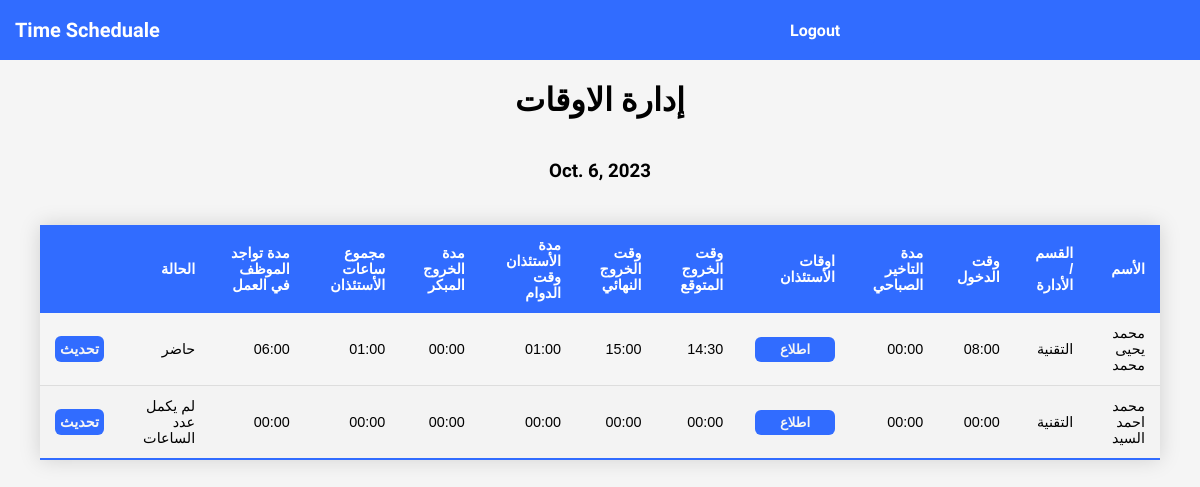
The page /managment/ on the database its author committed.
### employee/models.py (models this page shows, shortened)
class Employee(models.Model):
    name = models.CharField(max_length=300, null=True, blank=True)
    civil_id = models.CharField(max_length=300, null=True, blank=True)
    department = models.CharField(max_length=300, null=True, blank=True)
    enterance_time = models.TimeField(default=time(0,0) , null=True, blank=True)
    permission_leaving_time = models.TimeField(default=time(0,0), null=True, blank=True)
    permission_entering_time = models.TimeField(default=time(0,0), null=True, blank=True)
    is_permit_private_1 = models.BooleanField(default=True, null=True, blank=True)
    is_permit_hospital_1 = models.BooleanField(default=False, null=True, blank=True)
    is_permit_official_1 = models.BooleanField(default=False, null=True, blank=True)
    permission_leaving_time_2 = models.TimeField(default=time(0,0), null=True, blank=True)
    permission_entering_time_2 = models.TimeField(default=time(0,0), null=True, blank=True)
    is_permit_private_2 = models.BooleanField(default=True, null=True, blank=True)
    is_permit_hospital_2 = models.BooleanField(default=False, null=True, blank=True)
    is_permit_official_2 = models.BooleanField(default=False, null=True, blank=True)
    permission_leaving_time_3 = models.TimeField(default=time(0,0), null=True, blank=True)
    permission_entering_time_3 = models.TimeField(default=time(0,0), null=True, blank=True)
    is_permit_private_3 = models.BooleanField(default=True, null=True, blank=True)
    is_permit_hospital_3 = models.BooleanField(default=False, null=True, blank=True)
    is_permit_official_3 = models.BooleanField(default=False, null=True, blank=True)
    final_leaving_time = models.TimeField(default=time(0,0),null=True, blank=True)
    created_date = models.DateTimeField(default=timezone.now)
    def calculate_morning_delay_time(self):
        if self.enterance_time > time(8,30):
            datetime1 = datetime.combine(datetime.today(), self.enterance_time)
            datetime2 = datetime.combine(datetime.today(), time(8, 30))
            time_difference = datetime1 - datetime2
            hours, remainder = divmod(time_difference.seconds, 3600)
            minutes, _ = divmod(remainder, 60)
            formatted_time = f'{hours:02}:{minutes:02}'
            return formatted_time
        else:
            return "00:00"
    def expected_leaving_time(self):
        if self.enterance_time == time(0,0):
            return "00:00"
        elif self.enterance_time <= time(8):
            return "14:30"
    def permission_duration(self):
        permit1_datetime1 = datetime.combine(datetime.today(), self.permission_entering_time)
        permit1_datetime2 = datetime.combine(datetime.today(), self.permission_leaving_time)
        if self.is_permit_private_1 == True:
            time_difference_1 = permit1_datetime1 - permit1_datetime2
        else:
            time_difference_1 = timedelta(hours=0, minutes=0)
        permit2_datetime1 = datetime.combine(datetime.today(), self.permission_entering_time_2)
        permit2_datetime2 = datetime.combine(datetime.today(), self.permission_leaving_time_2)
        if self.is_permit_private_2 == True:
            time_difference_2 = permit2_datetime1 - permit2_datetime2
        else:
            time_difference_2 = timedelta(hours=0, minutes=0)
        permit3_datetime1 = datetime.combine(datetime.today(), self.permission_entering_time_3)
        permit3_datetime2 = datetime.combine(datetime.today(), self.permission_leaving_time_3)
        if self.is_permit_private_3 == True:
            time_difference_3 = permit3_datetime1 - permit3_datetime2
        else:
            time_difference_3 = timedelta(hours=0, minutes=0)
        total = time_difference_1 + time_difference_2 + time_difference_3
        hours, remainder = divmod(total.seconds, 3600)
        minutes, _ = divmod(remainder, 60)
        formatted_time = f'{hours:02}:{minutes:02}'
        return formatted_time
    def early_leaving_time(self):
        time_difference = timedelta(hours=0, minutes=0)
        format_string = "%H:%M"
        h_expecting_time = datetime.strptime(self.expected_leaving_time(), format_string).time()
        i_final_leaving_time = self.final_leaving_time
        if i_final_leaving_time <= time(15,0):
            if i_final_leaving_time == time(0,0):
                time_difference = timedelta(hours=0, minutes=0)
            elif i_final_leaving_time <= time(14,30):
                time_difference = datetime.combine(datetime.today(), h_expecting_time) - datetime.combine(datetime.today(), i_final_leaving_time)
            elif i_final_leaving_time  >= h_expecting_time:
                time_difference = timedelta(hours=0, minutes=0)
            else:
                time_difference = datetime.combine(datetime.today(), h_expecting_time) - datetime.combine(datetime.today(), i_final_leaving_time)
        else:
            time_difference = timedelta(hours=0, minutes=0)
        result_time = "{:02}:{:02}".format(time_difference.seconds // 3600, (time_difference.seconds // 60) % 60)
        return(result_time)
    def whole_permission_duration(self):
        format_string = "%H:%M"
        delay_morning= datetime.strptime(self.calculate_morning_delay_time(), format_string).time()
        permission_duration = datetime.strptime(self.permission_duration(), format_string).time()
        early_leaving = datetime.strptime(self.early_leaving_time(), format_string).time()
        total_seconds = delay_morning.hour * 3600 + delay_morning.minute * 60 + delay_morning.second + \
                permission_duration.hour * 3600 + permission_duration.minute * 60 + permission_duration.second + \
                early_leaving.hour * 3600 + early_leaving.minute * 60 + early_leaving.second
        hours, remainder = divmod(total_seconds, 3600)
        minutes, seconds = divmod(remainder, 60)
        sum_time = timedelta(hours=hours, minutes=minutes, seconds=seconds)
        result_time = "{:02}:{:02}".format(sum_time.seconds // 3600, (sum_time.seconds // 60) % 60)
        return result_time
    def staying_in_job_duration(self):
        format_string = "%H:%M"
        enterance_time_value = datetime.combine(datetime.today(), self.enterance_time)
        final_leaving_time = datetime.combine(datetime.today(), self.final_leaving_time)
        permission_duration_str = self.permission_duration()
        permission_duration_parts = permission_duration_str.split(":")
        permission_duration_timedelta = timedelta(hours=int(permission_duration_parts[0]), minutes=int(permission_duration_parts[1]))
        if self.enterance_time >= time(8, 0):
            if self.final_leaving_time <= time(15, 0):
                final_leaving_time = datetime.combine(datetime.today(), self.final_leaving_time)  # Convert to datetime
                time_diff = final_leaving_time - enterance_time_value - permission_duration_timedelta
            else:
                time_diff = datetime.combine(datetime.today(), time(15, 0)) - enterance_time_value - permission_duration_timedelta
        elif self.enterance_time == time(0,0) and self.final_leaving_time == time(0,0):
            time_diff = timedelta(hours=0, minutes=0)
        else:
            time_diff = datetime.combine(datetime.today(), time(15, 0)) - datetime.combine(datetime.today(), time(8, 0)) - permission_duration_timedelta
        result_time = "{:02}:{:02}".format(time_diff.seconds // 3600, (time_diff.seconds // 60) % 60)
        return result_time
    def staying_condition(self):
        status = ""
        format_string = "%H:%M"
        staying_in_work= datetime.strptime(self.staying_in_job_duration(), format_string).time()
        if staying_in_work >= time(5,0):
            status = "حاضر"
        else:
            status = "لم يكمل عدد الساعات"
        return status

### managment/views.py (the view, shortened to what this page needs)
# urls.py: path("", IndexView.as_view(), name="managment_index"),
class IndexView(View):
    def get(self, request):
        employee = Employee.objects.all()
        employee_today = Employee.objects.filter(created_date__date = today)
        if employee_today.exists():
            return render(request, "managment/index.html", context={"employee_today":employee_today, "date":today})
        else:
            return render(request, "managment/index.html")

### templates/managment/index.html (shortened to what this page needs)
{% extends 'base.html' %}
{% load static %}
{% block content %}
<link rel="stylesheet" href="{% static 'css/managment.css' %}" />
{% include "navebar.html" %}
<div class = "container">
    <div class="wrapper">
        <h1>إدارة الاوقات</h1>
    {% if employee_today|length == 0 %}
    <form method = "POST" action = ".">
        {% csrf_token %}
        <button type = "submit">إنشاء جدول جديد</button>
    </form>
    {% else %}
    <h3>{{date}}</h3>
    <div dir = "rtl" class = "table-container">
        <table class="styled-table">
            <thead>
                <tr>
                    <th>الأسم</th>
                    <th>القسم / الأدارة</th>
                    <th>وقت الدخول</th>
                    <th>مدة التاخير الصباحي</th>
                    <th>اوقات الأستئذان</th>
                    <th>وقت الخروج المتوقع</th>
                    <th>وقت الخروج النهائي</th>
                    <th>مدة الأستئذان وقت الدوام</th>
                    <th>مدة الخروج المبكر</th>
                    <th>مجموع ساعات الأستئذان</th>
                    <th>مدة تواجد الموظف في العمل</th>
                    <th>الحالة</th>
                    <th></th>
                </tr>
            </thead>
            <tbody>
                {% for employee in employee_today %}
                <tr>
                    <td>{{employee.name}}</td>
                    <td>{{employee.department}}</td>
                    <td>{{employee.enterance_time|time:"H:i"}}</td>
                    <td>{{employee.calculate_morning_delay_time}}</td>
                    <td><button class="look" employeeID = {{employee.id}}>اطلاع</button></td>
                    <td>{{employee.expected_leaving_time}}</td>
                    <td>{{employee.final_leaving_time|time:"H:i"}}</td>
                    <td>{{employee.permission_duration}}</td>
                    <td>{{employee.early_leaving_time}}</td>
                    <td>{{employee.whole_permission_duration}}</td>
                    <td>{{employee.staying_in_job_duration}}</td>
                    <td>{{employee.staying_condition}}</td>
                    <td><a href="{% url 'managment_update' employee.id %}">تحديث</a></td>
                </tr>
                {% endfor %}
            </tbody>
        </table>
    </div>
    {% endif %}
    </div>
</div>
{% endblock content %}

### static/css/managment.css (style rules this page uses)
body { box-sizing: border-box; padding: 0; margin: 0; font-family: "Crete Round", serif; font-family: "Signika Negative", sans-serif; height: 100vh; }
.container { display: flex; align-items: center; flex-direction: column; background-color: #f5f5f5; }
.container .wrapper { width: 100%; height: 100vh; display: flex; align-items: center; justify-items: center; flex-direction: column; }
.table-container { margin: 0 40px; }
.styled-table { border-collapse: collapse; margin: 25px 0; font-size: 0.9em; font-family: sans-serif; min-width: 400px; box-shadow: 0 0 20px rgba(0, 0, 0, 0.15); }
.styled-table thead tr { background-color: rgba(49, 108, 255, 255); color: #ffffff; text-align: right; }
.styled-table th, .styled-table td { padding: 12px 15px; }
.styled-table tbody tr { border-bottom: 1px solid #dddddd; }
.styled-table tbody tr:nth-of-type(even) { background-color: #f3f3f3; }
.styled-table tbody tr:last-of-type { border-bottom: 2px solid rgba(49, 108, 255, 255); }
button { background-color: rgba(49, 108, 255, 255); color: #f5f5f5; width: 80px; border-radius: 6px; padding: 5px; font-weight: 600; border: none; outline: none; cursor: pointer; }
a { background-color: rgba(49, 108, 255, 255); color: #f5f5f5; width: 80px; border-radius: 6px; padding: 5px; font-weight: 600; border: none; outline: none; text-decoration: none; }

### rows shown on the page
Employee: name "محمد يحيى محمد", department "التقنية", enterance_time "08:00", calculate_morning_delay_time "00:00", expected_leaving_time "14:30", final_leaving_time "15:00", permission_duration "01:00", early_leaving_time "00:00", whole_permission_duration "01:00", staying_in_job_duration "06:00", staying_condition "حاضر"
Employee: name "محمد احمد السيد", department "التقنية", enterance_time "00:00", calculate_morning_delay_time "00:00", expected_leaving_time "00:00", final_leaving_time "00:00", permission_duration "00:00", early_leaving_time "00:00", whole_permission_duration "00:00", staying_in_job_duration "00:00", staying_condition "لم يكمل عدد الساعات"

### other values the page prints
{{ date }} "Oct. 6, 2023"
